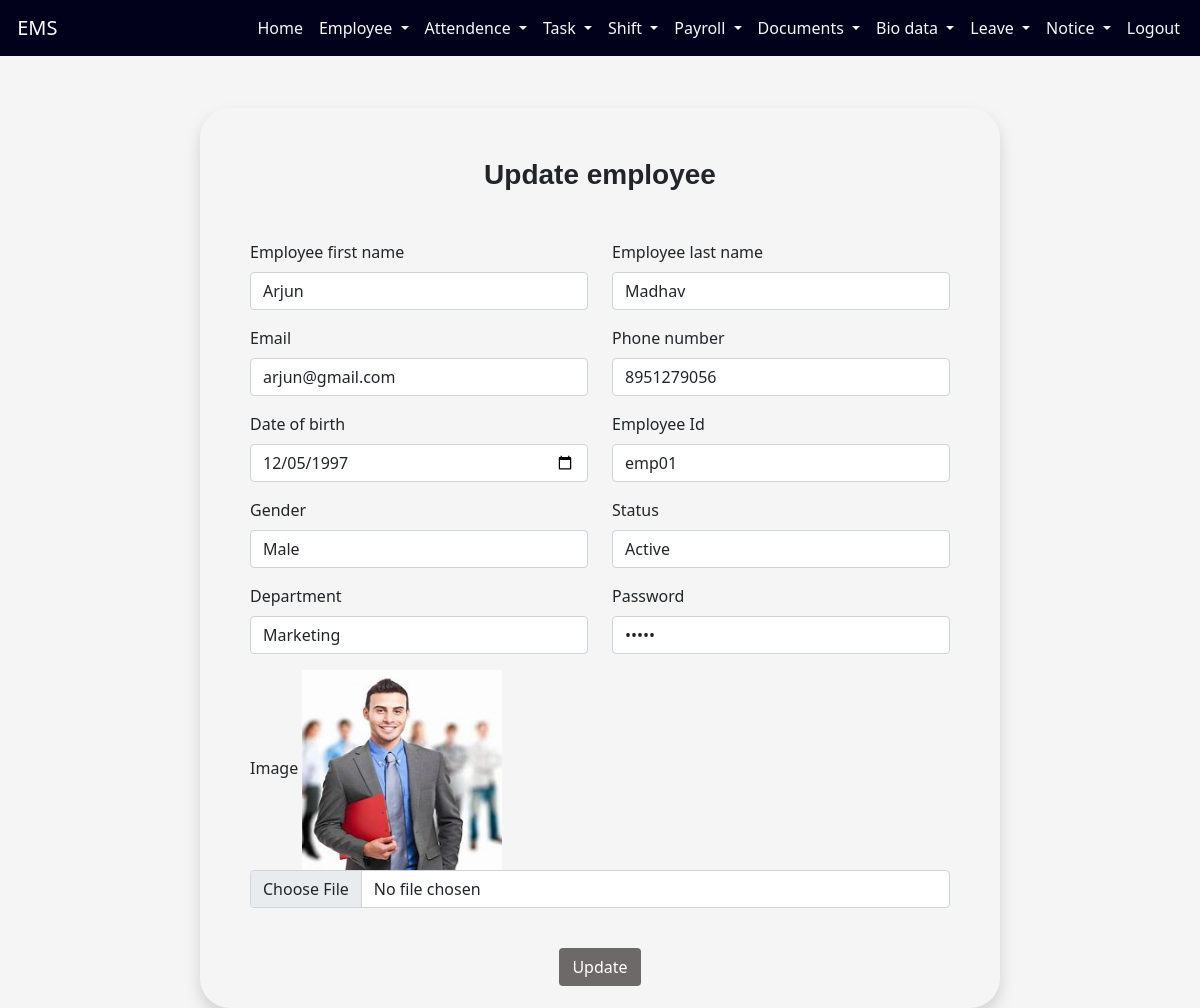
/employeeapp/updateemp/20, run on the app's committed database.
### employeeapp/models.py (models this page shows, shortened)
class employeeaddmodel(models.Model):
    Department=(
        ('Administrative','Administrative'),
        ('Human Resource','Human Resource'),
        ('Operations','Operations'),
        ('Purchasing','Purchasing'),
        ('Sales','Sales'),
        ('Marketing','Marketing'),
        ('Accounting','Accounting'),
        ('Finance','Finance'),
        ('Information Technology','Information Technology')
    )
    Gender=(
        ('Female','Female'),
        ('Male','Male'),
    )
    Status=(
        ('Active','Active'),
        ('Inactive','Inactive')
    )
    empimg = models.FileField(upload_to='employeeapp/static')
    empfname=models.CharField(max_length=50)
    emplname=models.CharField(max_length=50)
    email=models.EmailField()
    phonenumber = models.CharField(max_length=10)
    department = models.CharField(choices=Department, max_length=50)
    gender = models.CharField(choices=Gender, max_length=50)
    dob=models.CharField(max_length=20)
    empid=models.CharField(max_length=10)
    dateofjoining=models.DateField(auto_now_add=True)
    status = models.CharField(max_length=50, choices=Status, default='Active')
    password = models.CharField(max_length=50)

### employeeapp/views.py (the view, shortened to what this page needs)
# urls.py: path('updateemp/<int:id>',updateemp),
def updateemp(request,id):
    a=employeeaddmodel.objects.get(id=id)
    im=str(a.empimg).split('/')[-1]
    return render(request,"updateemployee.html",{'a':a,'im':im})

### employeeapp/templates/updateemployee.html (shortened to what this page needs)
<!DOCTYPE html>
<html lang="en">
{% load static%}
<head>
    <link href="https://cdn.jsdelivr.net/npm/bootstrap@5.0.2/dist/css/bootstrap.min.css" rel="stylesheet">
</head>
<body style="background-color: whitesmoke;">
<div class="container-fluid">
            <nav class="navbar navbar-expand-lg fixed-top ">
                <div class="container-fluid">
                  <a class="navbar-brand" href="#" id="h">&nbsp;EMS</a>
                  <div class="d-flex">
                  <div class="collapse navbar-collapse" id="navbarSupportedContent">
                <ul class="navbar-nav me-auto mb-2 mb-lg-0">
                            <li class="nav-item">
                              <a class="nav-link text-light" href="http://127.0.0.1:8000/employeeapp/adminprofile/">Home</a>
                            </li>
                            <li class="nav-item dropdown">
                                <a class="nav-link text-light dropdown-toggle" href="#" id="navbarDropdown" role="button" data-bs-toggle="dropdown" aria-expanded="false">
                                  Employee
                                </a>
                              </li>
                              <li class="nav-item dropdown">
                                <a class="nav-link text-light dropdown-toggle" href="#" id="navbarDropdown" role="button" data-bs-toggle="dropdown" aria-expanded="false">
                                  Attendence
                                </a>
                              </li>
                              <li class="nav-item dropdown">
                                <a class="nav-link text-light dropdown-toggle" href="#" id="navbarDropdown" role="button" data-bs-toggle="dropdown" aria-expanded="false">
                                  Task
                                </a>
                              </li>
                              <li class="nav-item dropdown">
                                <a class="nav-link text-light dropdown-toggle" href="#" id="navbarDropdown" role="button" data-bs-toggle="dropdown" aria-expanded="false">
                                  Shift
                                </a>
                              </li>
                              <li class="nav-item dropdown">
                                <a class="nav-link text-light dropdown-toggle" href="#" id="navbarDropdown" role="button" data-bs-toggle="dropdown" aria-expanded="false">
                                  Payroll
                                </a>
                              </li>
                              <li class="nav-item dropdown">
                                <a class="nav-link text-light dropdown-toggle" href="#" id="navbarDropdown" role="button" data-bs-toggle="dropdown" aria-expanded="false">
                                 Documents
                                </a>
                              </li>
                            <li class="nav-item dropdown">
                                <a class="nav-link text-light dropdown-toggle" href="#" id="navbarDropdown" role="button" data-bs-toggle="dropdown" aria-expanded="false">
                                 Bio data
                                </a>
                              </li>
                              <li class="nav-item dropdown">
                                <a class="nav-link text-light dropdown-toggle" href="#" id="navbarDropdown" role="button" data-bs-toggle="dropdown" aria-expanded="false">
                                 Leave
                                </a>
                              </li>
                              <li class="nav-item dropdown">
                                <a class="nav-link text-light dropdown-toggle" href="#" id="navbarDropdown" role="button" data-bs-toggle="dropdown" aria-expanded="false">
                                 Notice
                                </a>
                              </li>
                            <li class="nav-item">
                              <a class="nav-link text-light" href="http://127.0.0.1:8000/employeeapp/adminlogout/">Logout</a>
                            </li>
                          </ul>
                      </div>
                      </div>
                 </div>
        </nav>
        </div> <br><br><br>
<div id="b">
        <form method="post" enctype="multipart/form-data">{% csrf_token %}
      <div class="a shadow" style="overflow: auto">
        <div class="mb-3">
          <h3 align="center" style="font-family:'Lucida Sans', 'Lucida Sans Regular', 'Lucida Grande', 'Lucida Sans Unicode', Geneva, Verdana, sans-serif"><strong>
             Update employee
          </strong> </h3><br>
         </div>
          <div class="row">
          <div class="col-md-6 mb-3">
          <label  class="form-label text-dark">Employee first name</label>
          <input type="text" class="form-control" name="empfname" value="{{a.empfname}}">
              </div>
              <div class="col-md-6 mb-3">
    <label  class="form-label text-dark">Employee last name</label>
          <input type="text" class="form-control" name="emplname" value="{{a.emplname}}">
        </div>
              </div>
           <div class="row">
        <div class="col-md-6 mb-3">
          <label class="form-label text-dark">Email</label>
          <input type="email" class="form-control" name="email" value="{{a.email}}">
        </div>
        <div class="col-md-6 mb-3">
          <label class="form-label text-dark">Phone number</label>
          <input type="number" class="form-control" name="phonenumber" value="{{a.phonenumber}}" >
        </div>
           </div>
          <div class="row">
                <div class="col-md-6 mb-3">
          <label class="form-label text-dark">Date of birth</label>
          <input type="date" class="form-control" name="dob" value="{{a.dob}}">
        </div>
      <div class="col-md-6 mb-3">
          <label class="form-label text-dark">Employee Id</label>
          <input type="text" class="form-control" name="empid" value="{{a.empid}}">
        </div>
              </div>
          <div class="row">
             <div class="col-md-6 mb-3">
        <label class="form-label text-dark">Gender</label>
                 <select class="form-control" name="gender">
                        {% if a.gender == 'Male' %}
                        <option selected>Male</option>
                        {% else %}
                        <option>Male</option>
                        {% endif %}
                    </select>
      </div>
           <div class="col-md-6 mb-3">
          <label class="form-label text-dark">Status</label>
               <select class="form-control" name="status">
          {% if a.status == 'Active'%}
                 <option selected>Active</option>
        {% else %}
            <option>Active</option>
        {% endif %}
               </select>
            </div>
           </div>
           <div class="row">
                <div class="col-md-6 mb-3">
        <label class="form-label text-dark">Department</label><br>
             <select class="form-control" name="department">
             {% if a.department == 'Marketing'%}
                 <option selected>Marketing</option>
        {% else %}
            <option>Marketing</option>
        {% endif %}
</select>
      </div>
       <div class="col-md-6 mb-3">
          <label class="form-label text-dark">Password</label>
          <input type="password" class="form-control" name="password" value="{{a.password}}">
        </div>
           </div>
     <div class="mb-3">
          <label class="form-label text-dark">Image</label>
         <img src="{% static im %}" height="200px" width="200px">
          <input type="file" class="form-control" name="empimg">
        </div>
      <center>
          <br>
    <button type="submit" class="btn" style="background-color:rgb(110, 105, 105);color:white">Update</button>
      </center>
    </div>
        </form>
        </div>
</body>
</html>

### employeeapp/templates/updateemployee.html (style rules this page uses)
.a { height:900px; width:800px; padding:50px; border: 2px; border-radius:30px; position: relative; }
#b { width:800px; padding: 3% 0 0; margin: auto; }
.navbar { background-color:rgb(1, 1, 28); }
#h { color:white; }

### data on the page
employeeaddmodel: empfname "Arjun", emplname "Madhav", email "arjun@gmail.com", phonenumber "8951279056", dob "12/05/1997", empid "emp01", gender "Male", status "Active", department "Marketing"
